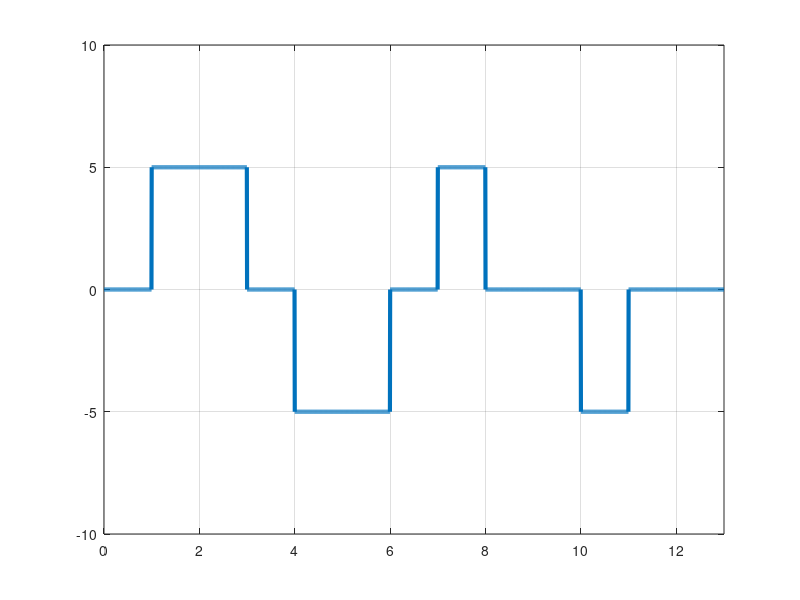

MATLAB code to generate this figure:
figure;

bits = [0 1 0 1 1 0 1 1 1 0 1 1 0];

n=200;
len = length(bits);
bitrate = 1;

N = n*len;
T = len/bitrate;

dt = T/N;

t = 0:dt:T;
x = zeros(1,length(t));

state = 0;
reverse = 0;

stateValue = [5 0 -5];

for i=0:len-1
  
  if bits(i+1)==1
    if state == 3
      reverse = 1;
    elseif state == 1
      reverse = 0;
    endif
    
    if reverse == 1
      state = state - 1;
    elseif reverse == 0
      state = state + 1;
    endif
    
    x(i*n+1:(i+1)*n) = stateValue(state);
    
  else
    if state == 0
      x(i*n+1:(i+1)*n) = 0;
    elseif state>0
      x(i*n+1:(i+1)*n) = stateValue(state);
    endif
  endif
endfor

plot(t,x,'LineWidth',3);
axis([0 t(end) -10 10]);
grid on;
